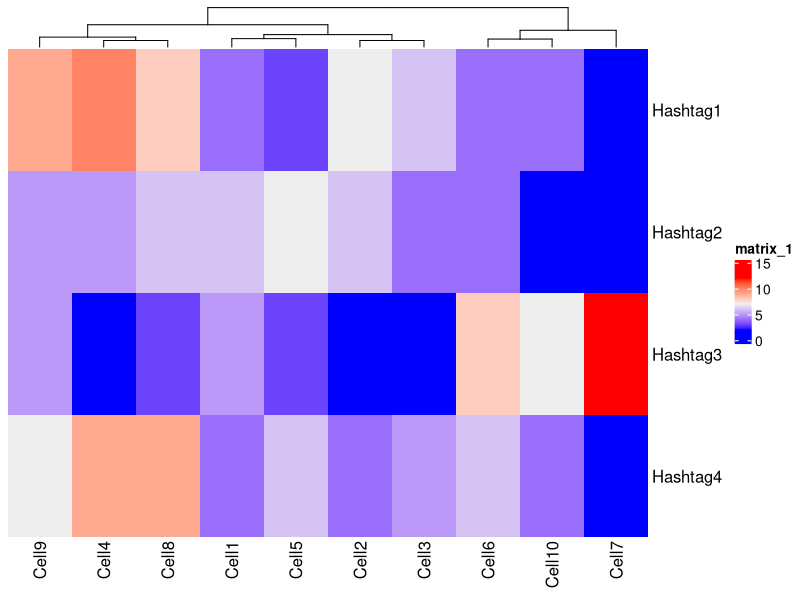
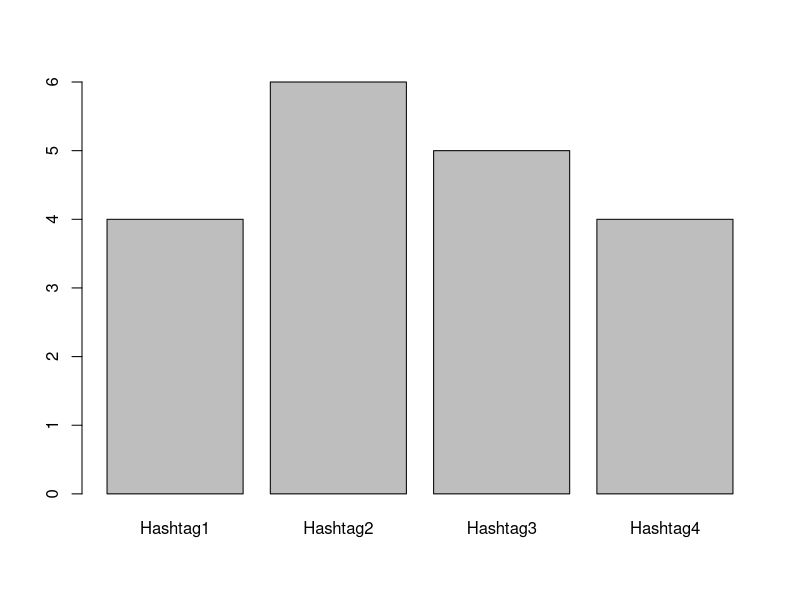
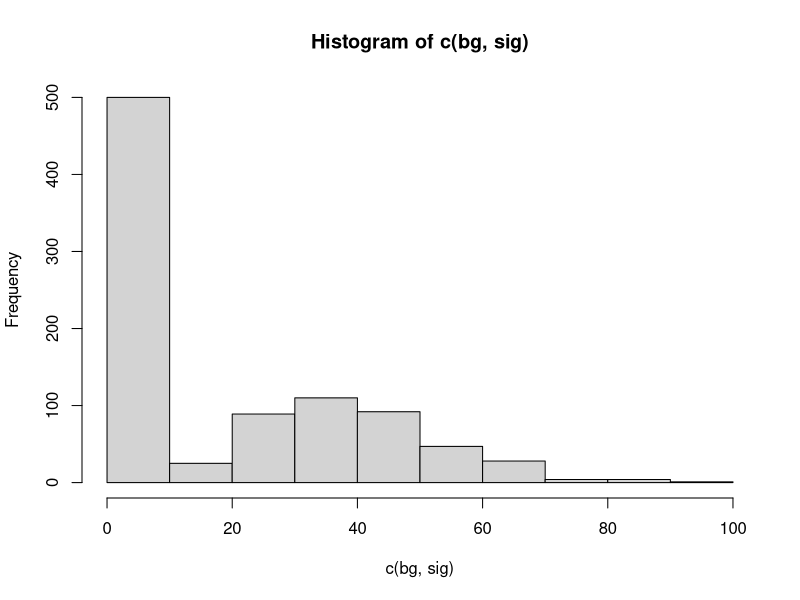
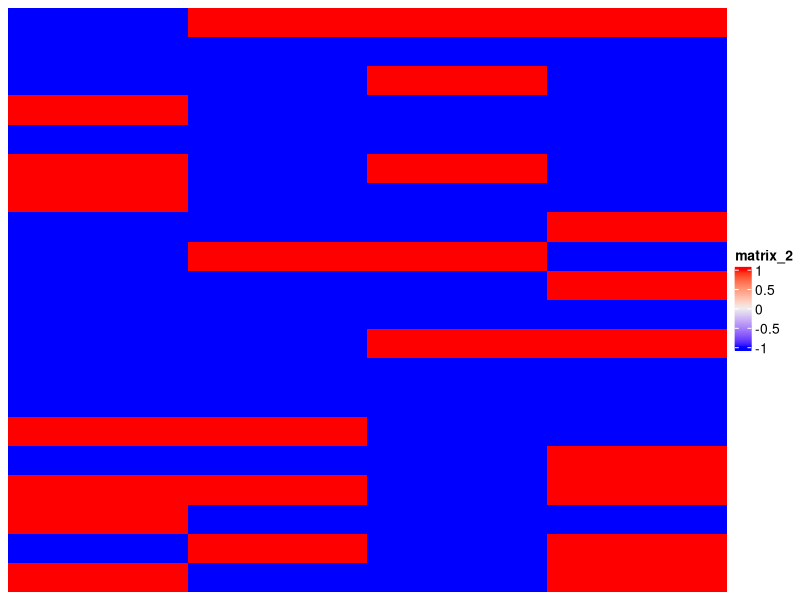
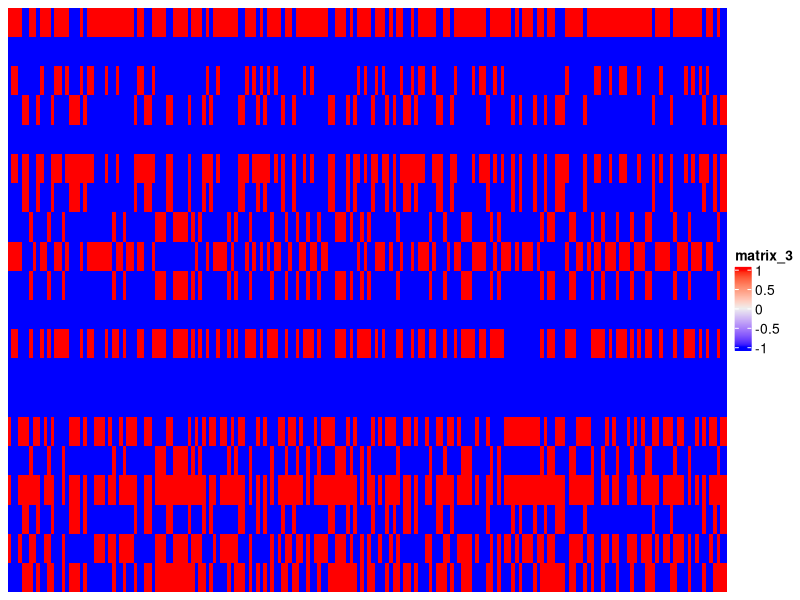
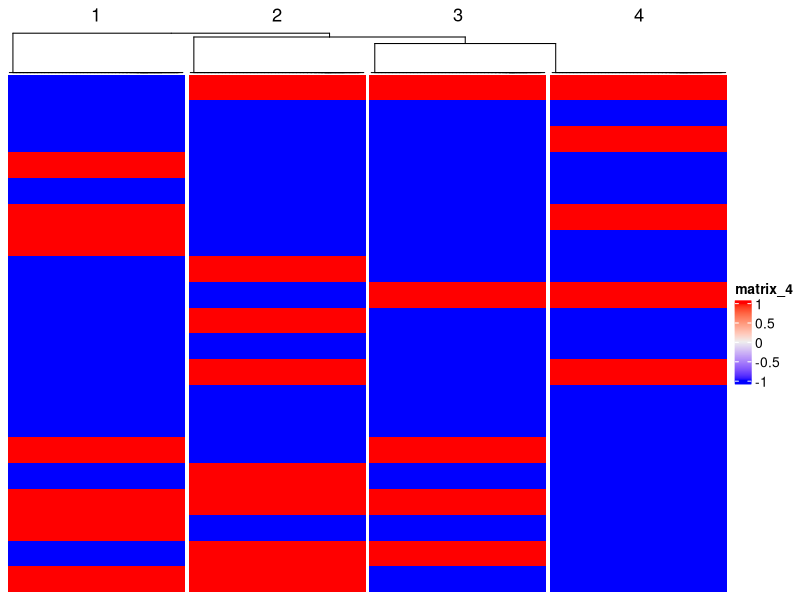

These charts were generated, in order, by the following R code:
## ---- chunk 1
knitr::opts_chunk$set(echo = TRUE)
## ---- chunk 2

tags<-matrix(rpois(4*10,lambda=5),4,10,dimnames = list(paste(rep("Hashtag",4),1:4,sep=""),paste(rep("Cell"),1:10,sep="")))
tags
## ---- chunk 3

library(ComplexHeatmap)
Heatmap(tags,cluster_rows=FALSE)

## ---- chunk 4

mat<-tags[,1]
names(mat)<-paste(rep("Hashtag"),1:4,sep="")
barplot(mat)
## ---- chunk 5
set.seed(1)
bg<-rnbinom(n=500,size=5,mu=2)
sig<-rnbinom(n=400,size=10,mu=40)
hist(c(bg,sig))

## ---- chunk 6
set.seed(1)
n=c(50,50,50,50)
nsnps=20
snps_mat<-c()

for (i in seq_along(n)) {
  snp<-rbinom(nsnps,1,0.3)
  h<-matrix(rep(snp,n[i]),nsnps,n[i])
  snps_mat<-cbind(snps_mat,h)
}
snps_mat[snps_mat==0]<-c(-1)
tot_mixed<-snps_mat[,sample(1:sum(n))]

Heatmap(snps_mat,cluster_columns=FALSE,cluster_rows=FALSE)
Heatmap(tot_mixed,cluster_columns = FALSE,cluster_rows=FALSE)
Heatmap(tot_mixed,cluster_columns = TRUE,cluster_rows=FALSE,row_gap = unit(1, "mm"),
    column_gap = unit(1, "mm"),column_split=4)

## ---- chunk 7

sessionInfo()
